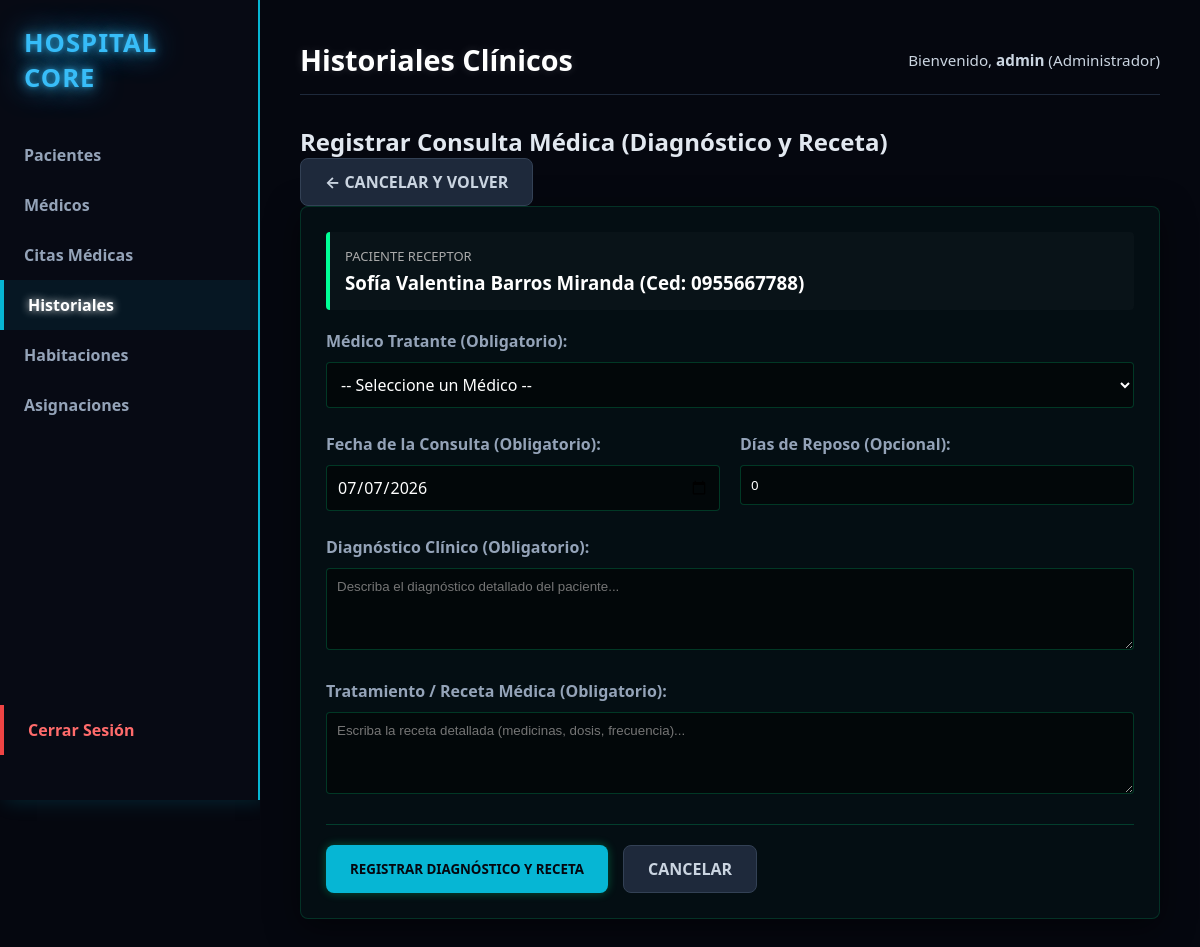
The page /index.php?url=historiales/agregarDiagnostico&id=10 (signed in) on the database its author committed.
### tables this page shows
CREATE TABLE historiales_clinicos (
    id INT AUTO_INCREMENT PRIMARY KEY,
    id_paciente INT UNIQUE,
    fecha_creacion TIMESTAMP DEFAULT CURRENT_TIMESTAMP,
    FOREIGN KEY (id_paciente) REFERENCES pacientes(id)
);

CREATE TABLE pacientes (
    id INT AUTO_INCREMENT PRIMARY KEY,
    cedula VARCHAR(10) NOT NULL UNIQUE,
    nombre VARCHAR(100) NOT NULL,
    apellido VARCHAR(100) NOT NULL,
    fecha_nacimiento DATE NOT NULL,
    telefono VARCHAR(15),
    email VARCHAR(100)
);

### app/Controllers/HistorialController.php (called while the page is built, shortened)
<?php
class HistorialController {
    private $db;
    public function __construct() {
        $database = new Database();
        $this->db = $database->getConnection();
    }
    public function agregarDiagnostico() {
        $id_historial = isset($_GET['id']) ? intval($_GET['id']) : 0;
        try {
            $query = "SELECT h.id, p.nombre, p.apellido, p.cedula
                      FROM historiales_clinicos h
                      INNER JOIN pacientes p ON h.id_paciente = p.id
                      WHERE h.id = :id";
            $stmt = $this->db->prepare($query);
            $stmt->execute([':id' => $id_historial]);
            $historial = $stmt->fetch(PDO::FETCH_ASSOC);
        } catch (PDOException $e) {
            $historial = null;
            $medicos = [];
            $error = "Error al conectar con la base de datos.";
        }
        require_once __DIR__ . '/../Views/shared/layout.php';
    }
}

### app/config/Database.php (called while the page is built)
<?php
class Database {
    private static $host;
    private static $port;
    private static $db_name;
    private static $username;
    private static $password;
    private static $conn = null;
    public static function getConnection() {
        if (self::$conn === null) {
            self::$host = getenv('DB_HOST') ?: '127.0.0.1';
            self::$port = getenv('DB_PORT') ?: '3306';
            self::$db_name = getenv('DB_NAME') ?: 'sistema_hospitalario';
            self::$username = getenv('DB_USERNAME') ?: 'root';
            self::$password = getenv('DB_PASSWORD') ?: '';
            try {
                self::$conn = new PDO(
                    "mysql:host=" . self::$host . ";port=" . self::$port . ";dbname=" . self::$db_name . ";charset=utf8",
                    self::$username,
                    self::$password
                );
                self::$conn->setAttribute(PDO::ATTR_ERRMODE, PDO::ERRMODE_EXCEPTION);
            } catch (PDOException $exception) {
                die("Error de conexión en la base de datos: " . $exception->getMessage());
            }
        }
        return self::$conn;
    }
}

### app/Views/historiales/agregar_diagnostico.php (the view, shortened to what this page needs)
<div class="page-header">
    <h2>Registrar Consulta Médica (Diagnóstico y Receta)</h2>
    <a href="index.php?url=historiales/ver&id=<?= $historial['id']; ?>" class="btn btn-secondary">← Cancelar y Volver</a>
</div>
<div class="form-container" style="background: rgba(0, 255, 150, 0.03); border: 1px solid rgba(0, 255, 150, 0.15); padding: 25px; border-radius: 8px;">
    <div style="background: rgba(255, 255, 255, 0.02); padding: 15px; border-radius: 4px; margin-bottom: 20px; border-left: 4px solid #00ff96;">
        <p style="margin: 0; color: #aaa; font-size: 13px; text-transform: uppercase;">Paciente Receptor</p>
        <h3 style="margin: 5px 0 0 0; color: #fff;"><?= htmlspecialchars($historial['nombre'] . ' ' . $historial['apellido']); ?> (Ced: <?= htmlspecialchars($historial['cedula']); ?>)</h3>
    </div>
    <form action="index.php?url=historiales/guardarDiagnostico" method="POST" id="formAgregarDiagnostico">
        <div class="form-group">
            <label for="id_medico">Médico Tratante (Obligatorio):</label>
            <select id="id_medico" name="id_medico" required style="width: 100%; padding: 10px; background: rgba(0, 0, 0, 0.5); border: 1px solid rgba(0, 255, 150, 0.2); color: #fff; border-radius: 4px;">
                <option value="">-- Seleccione un Médico --</option>
            </select>
        </div>
        <div class="form-group" style="display: flex; gap: 20px;">
            <div style="flex: 1;">
                <label for="fecha_diagnostico">Fecha de la Consulta (Obligatorio):</label>
                <input type="date" id="fecha_diagnostico" name="fecha_diagnostico" value="<?= date('Y-m-d'); ?>" required style="width: 100%; padding: 10px; background: rgba(0, 0, 0, 0.5); border: 1px solid rgba(0, 255, 150, 0.2); color: #fff; border-radius: 4px;">
            </div>
            <div style="flex: 1;">
                <label for="dias_reposo">Días de Reposo (Opcional):</label>
                <input type="number" id="dias_reposo" name="dias_reposo" value="0" min="0" max="60" style="width: 100%; padding: 10px; background: rgba(0, 0, 0, 0.5); border: 1px solid rgba(0, 255, 150, 0.2); color: #fff; border-radius: 4px;">
            </div>
        </div>
        <div class="form-group">
            <label for="descripcion">Diagnóstico Clínico (Obligatorio):</label>
            <textarea id="descripcion" name="descripcion" placeholder="Describa el diagnóstico detallado del paciente..." required rows="4" style="width: 100%; padding: 10px; background: rgba(0, 0, 0, 0.5); border: 1px solid rgba(0, 255, 150, 0.2); color: #fff; border-radius: 4px; font-family: sans-serif; resize: vertical;"></textarea>
        </div>
        <div class="form-group">
            <label for="tratamiento">Tratamiento / Receta Médica (Obligatorio):</label>
            <textarea id="tratamiento" name="tratamiento" placeholder="Escriba la receta detallada (medicinas, dosis, frecuencia)..." required rows="4" style="width: 100%; padding: 10px; background: rgba(0, 0, 0, 0.5); border: 1px solid rgba(0, 255, 150, 0.2); color: #fff; border-radius: 4px; font-family: sans-serif; resize: vertical;"></textarea>
        </div>
        <div class="form-actions" style="margin-top: 25px;">
            <button type="submit" class="btn btn-primary" style="box-shadow: 0 0 10px rgba(0, 255, 150, 0.3);">Registrar Diagnóstico y Receta</button>
            <a href="index.php?url=historiales/ver&id=<?= $historial['id']; ?>" class="btn btn-secondary">Cancelar</a>
        </div>
    </form>
</div>

### public/css/style.css (style rules this page uses)
* { margin: 0; padding: 0; box-sizing: border-box; font-family: 'Segoe UI', -apple-system, BlinkMacSystemFont, Roboto, sans-serif; }
body { background-color: #05070f !important; color: #e2e8f0; min-height: 100vh; }
.table-container, .form-container { background: rgba(15, 23, 42, 0.8); border: 1px solid rgba(6, 182, 212, 0.25); border-radius: 12px; padding: 30px; box-shadow: 0 8px 32px rgba(0, 0, 0, 0.5); transition: all 0.3s ease; }
.form-group { margin-bottom: 25px; }
.form-group label { display: block; margin-bottom: 10px; color: #94a3b8; font-weight: 600; }
input[type="text"], input[type="password"], input[type="date"], input[type="datetime-local"], input[type="email"], select { width: 100%; padding: 14px; background-color: rgba(13, 21, 39, 0.9); border: 1px solid #1e293b; border-radius: 8px; color: #ffffff; font-size: 1rem; box-sizing: border-box; transition: all 0.3s ease; }
.btn, .btn-submit { display: inline-block; padding: 12px 24px; border-radius: 8px; font-weight: 700; text-transform: uppercase; text-decoration: none; cursor: pointer; border: none; transition: all 0.3s ease; }
.btn-primary, .btn-submit { background-color: #06b6d4; color: #05070f; }
.btn-secondary { background-color: #1e293b; color: #cbd5e1; border: 1px solid #334155; }
.form-actions { display: flex; gap: 15px; justify-content: flex-start; flex-wrap: wrap; margin-top: 30px; padding-top: 20px; border-top: 1px solid rgba(0, 255, 150, 0.2); }

### rows shown on the page
historiales_clinicos: id_paciente.apellido "Sofía Valentina Barros Miranda", id_paciente.cedula "0955667788"

### other values the page prints
$pageTitle "Historiales Clínicos"
$_SESSION['usuario'] "admin"
$_SESSION['rol'] "Administrador"
